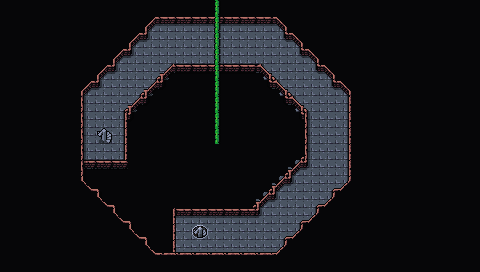

The image is a tile-based game level rendered from a .tmx file. Its description and source (layers, tilesets, objects; grid data summarised) follow:
An orthogonal 30x17 tile map with 16x16 px tiles, 5 tile layers (Collision, Background, Walls, Clutter, ...), 3 tilesets and 10 objects.

<map version="1.10" tiledversion="1.10.1" orientation="orthogonal" renderorder="right-down" width="30" height="17" tilewidth="16" tileheight="16" infinite="0" nextlayerid="9" nextobjectid="68">
 <editorsettings>
  <export target="wastetown..tmx" format="tmx" />
 </editorsettings>
 <tileset firstgid="1" source="../../../../common/maps/tileset/main.tsx" />
 <tileset firstgid="10113" source="../../../../common/maps/tileset/buildings.tsx" />
 <tileset firstgid="11905" source="../../../../common/maps/tileset/main-nocollide.tsx" />
 <layer id="6" name="Collision" width="30" height="17">
  <data>[510 cells, 44 non-empty, 2 distinct tile ids]</data>
 </layer>
 <layer id="1" name="Background" width="30" height="17" tintcolor="#8a3440">
  <data>[510 cells, 501 non-empty, 15 distinct tile ids]</data>
 </layer>
 <layer id="2" name="Walls" width="30" height="17">
  <data>[510 cells, 442 non-empty, 16 distinct tile ids]</data>
 </layer>
 <layer id="3" name="Clutter" width="30" height="17">
  <properties>
   <property name="spriteLayer" type="bool" value="true" />
  </properties>
  <data>[510 cells, 7 non-empty, 6 distinct tile ids]</data>
 </layer>
 <layer id="8" name="Over Sprites" width="30" height="17" tintcolor="#ffaa00">
  <data>[510 cells, 9 non-empty, 2 distinct tile ids]</data>
 </layer>
 <objectgroup id="4" name="Objects">
  <object id="56" template="../../../../common/maps/obj/door_up.tx" x="97" y="143">
   <properties>
    <property name="teleport" value="../RioEdited/maps/map/demontower/portal_2F.tmx" />
    <property name="teleportObjectId" value="59" />
   </properties>
  </object>
  <object id="58" template="../../../../common/maps/obj/door_right.tx" x="192.5" y="238.833">
   <properties>
    <property name="teleport" value="../RioEdited/maps/map/demontower/portal_2D.tmx" />
    <property name="teleportObjectId" value="55" />
   </properties>
  </object>
  <object id="60" template="../../../../common/maps/obj/enemy.tx" x="317.775" y="135.521">
   <properties>
    <property name="enemy" value="Curselord" />
    <property name="threatRange" type="int" value="50" />
    <property name="waypoints" value="61,66,61,62,63,64,65,64,63,62,61" />
   </properties>
  </object>
  <object id="61" template="../../../../common/maps/obj/waypoint.tx" x="320.542" y="183.592" />
  <object id="62" template="../../../../common/maps/obj/waypoint.tx" x="307.746" y="94.021" />
  <object id="63" template="../../../../common/maps/obj/waypoint.tx" x="246.188" y="49.0626" />
  <object id="64" template="../../../../common/maps/obj/waypoint.tx" x="158.346" y="50.1001" />
  <object id="65" template="../../../../common/maps/obj/waypoint.tx" x="97.1335" y="110.275" />
  <object id="66" template="../../../../common/maps/obj/waypoint.tx" x="256.217" y="245.842" />
  <object id="67" template="../../../../common/maps/obj/gold.tx" x="226.129" y="231.663" />
 </objectgroup>
</map>
